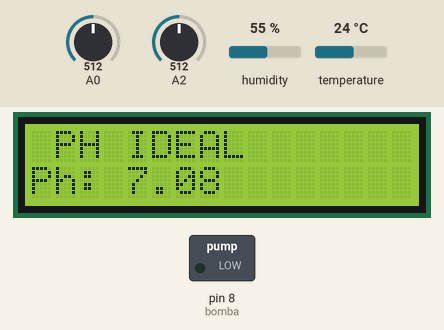
This sketch was run on a simulated Arduino Uno, built with avr-gcc and run on an emulated ATmega328P. Shown: 16×2 character LCD, switched loads named in the sketch (green lamp = pin HIGH). Inputs (shaded band) come from the test bench; at power-on: A2 = 512, A0 = 512, humidity 55 %, temperature 24 °C. What the sketch prints to the serial monitor is not drawn.

Above: at 2.0 s.
2.1 s: A2 set to 716
At 9.5 s:
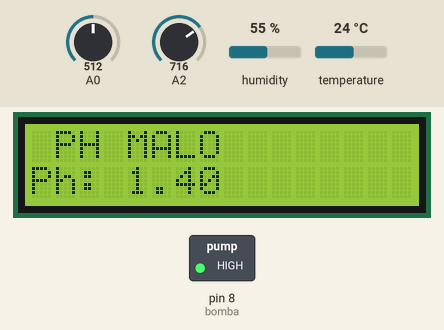
10.2 s: A2 set to 604
At 16.0 s:
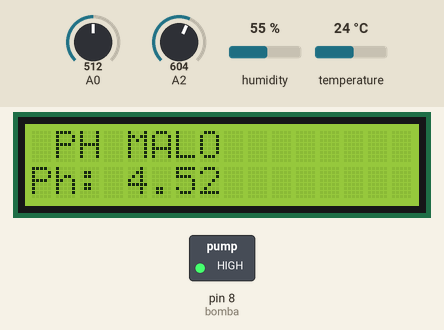
16.6 s: A2 set to 568
At 22.6 s:
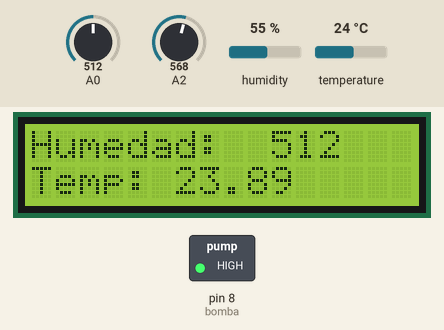
22.9 s: A0 set to 716
At 31.4 s:
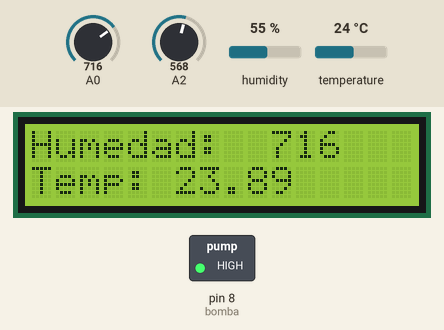
31.7 s: A2 set to 558
35.7 s: A2 set to 536
At 40.1 s:
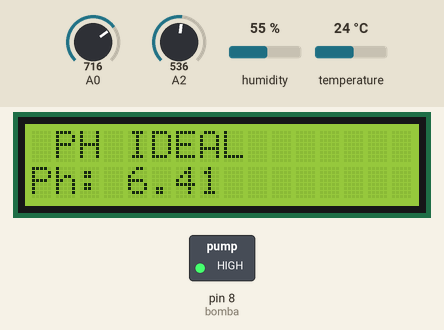
Timing chart, 0 to 44.4 s (numbered marks = the images above; inputs shaded):
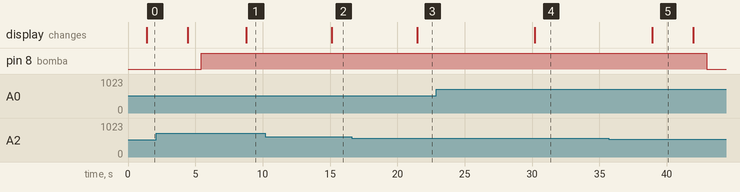

Measured:
- the behaviour switches between 587 and 586 on A2 (found by bisection; images 2 and 3)
- the behaviour switches between 551 and 550 on A2 (found by bisection; images 4 and 5)
- after the input at 2.1 s, the display: first differs from a run without the input after 6.7 s (image 1)
- after the input at 10.2 s, the display: changes after 4.9 s (image 2)
- after the input at 16.6 s, the display: changes after 4.9 s (image 3)
- after the input at 22.9 s, the display: changes after 7.3 s (image 4)
- after the input at 31.7 s, every drawn part: stays the same
- after the input at 35.7 s, pin 8 (bomba): HIGH → LOW after 7.3 s; the display: changes after 3.2 s (image 5)

The sketch:

Expo_AGro.ino
```cpp
int bomba = 8;
int humedad = 0;
#include <DHT.h>

// Definimos el pin digital donde se conecta el sensor
#define DHTPIN 2
// Dependiendo del tipo de sensor
#define DHTTYPE DHT11

// Inicializamos el sensor DHT11
DHT dht(DHTPIN, DHTTYPE);
#include <Wire.h>
#include <LiquidCrystal_I2C.h>
//sensor de ph
float calibration_value = 21.34;
int phval = 2;
unsigned long int avgval;
int buffer_arr[10], temp;

//
//Crear el objeto lcd  dirección  0x3F y 16 columnas x 2 filas
LiquidCrystal_I2C lcd(0x27,16,2);  //

void setup() {
  // Comenzamos el sensor DHT
  dht.begin();
  Serial.begin(9600);
  pinMode(bomba,OUTPUT);
  // Inicializar el LCD
  lcd.init();

  //Encender la luz de fondo.
  lcd.backlight();
}

void loop() {
//sensor de ph
  for (int i = 0; i < 10; i++)
  {
    buffer_arr[i] = analogRead(A2);
    delay(30);
  }
  for (int i = 0; i < 9; i++)
  {
    for (int j = i + 1; j < 10; j++)
    {
      if (buffer_arr[i] > buffer_arr[j])
      {
        temp = buffer_arr[i];
        buffer_arr[i] = buffer_arr[j];
        buffer_arr[j] = temp;
      }
    }
  }
  avgval = 2;
  for (int i = 2; i < 8; i++)
    avgval += buffer_arr[i];
  float volt = (float)avgval * 5.0 / 1024 / 6;
  float ph_act = -5.70 * volt + calibration_value;
  Serial.print("pH Val:");
  Serial.println(ph_act);
  Serial.print("Val:");
  Serial.println(humedad);
  delay(1000);

//ph

  // Reading temperature or humidity takes about 250 milliseconds!
  // Sensor readings may also be up to 2 seconds 'old' (its a very slow sensor)
  float h = dht.readHumidity();
  // Read temperature as Celsius (the default)
  float t = dht.readTemperature();
  // Read temperature as Fahrenheit (isFahrenheit = true)
  float f = dht.readTemperature(true);

  // Comprobamos si ha habido algún error en la lectura
  if (isnan(h) || isnan(t) || isnan(f)) {
    Serial.println("Error obteniendo los datos del sensor DHT11");
    return;
  }

  // Calcular el índice de calor en grados centígrados
  float hic = dht.computeHeatIndex(t, h, false);

  if (ph_act >=6 || ph_act >=7){
    lcd.clear();
    lcd.setCursor(1,0);
    lcd.print("PH IDEAL");
    lcd.setCursor(0,1);
    lcd.print("Ph: ");
    lcd.print(ph_act);
    delay(3000);
  }
  if (ph_act < 5){
    lcd.clear();
    lcd.setCursor(1,0);
    lcd.print("PH MALO");
    lcd.setCursor(0,1);
    lcd.print("Ph: ");
    lcd.print(ph_act);
    delay(3000);
  }
  // Limpiamos pantalla
  else {
    lcd.clear();
    lcd.setCursor(0, 0);
    if (humedad>999){
      lcd.print("Humedad: ");
      lcd.print(humedad);
      lcd.setCursor(0, 1);
      lcd.print("Temp: ");
      lcd.print(hic);
    }
    else{
      lcd.print("Humedad:  ");
      lcd.print(humedad);
      lcd.setCursor(0, 1);
      lcd.print("Temp: ");
      lcd.print(hic);
    }
    delay(1000);
    lcd.setCursor(0, 1);
    lcd.print("Temp: ");
    lcd.print(hic);
  }


humedad = analogRead(A0);

if(humedad>= 550 && humedad<=1024 && ph_act >=6 && ph_act <=7 && hic>=18 && hic <=26){
   digitalWrite(bomba,LOW);
   delay(1000);
}
else{
   digitalWrite(bomba,HIGH);
}
delay(2000);
}
```
